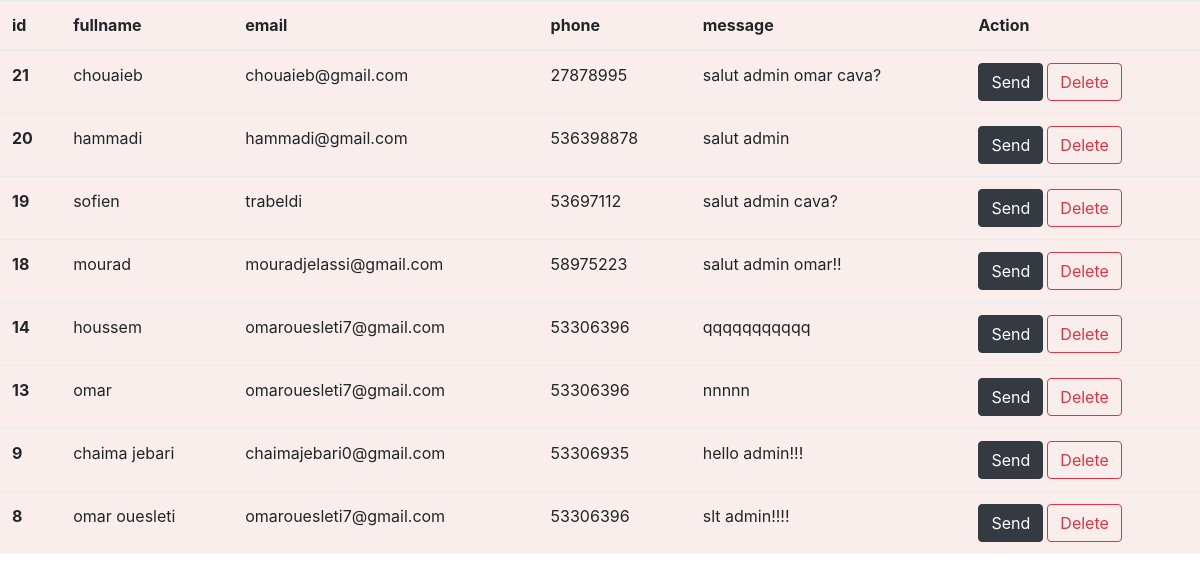
/listeContact.php, run on the app's committed database.
### tables this page shows
CREATE TABLE IF NOT EXISTS `contact` (
  `id` int(20) NOT NULL,
  `fullname` varchar(50) DEFAULT NULL,
  `phone` varchar(20) NOT NULL,
  `email` varchar(80) DEFAULT NULL,
  `message` varchar(300) DEFAULT NULL
);

### contact.php (called while the page is built, shortened)
<?php
Class Contact{
    public static function getContact() {
        $con = new PDO('mysql:host=localhost;dbname=test', 'root', '');
        $req = "select * from contact ORDER BY id DESC";
        $stmt = $con->query($req);
        $listeContact = $stmt->fetchAll(PDO::FETCH_ASSOC);
        return $listeContact;
    }
}

### listeContact.php (the view, shortened to what this page needs)
<?php
require_once './contact.php';
$listeContact = Contact::getContact();
?>
<!DOCTYPE html>
<html>
    <head>
        <link rel="stylesheet" type="text/css" href="vendor/bootstrap/css/bootstrap.min.css">
    </head>
    <body>
<center>
<table class="table" style="background-color: #F9EEEC;">
  <thead class="thead-dark">
    <tr>
      <th scope="col">id</th>
      <th scope="col">fullname</th>
      <th scope="col">email</th>
      <th scope="col">phone</th>
      <th scope="col">message</th>
      <th scope="col">Action</th>
    </tr>
  </thead>
  <tbody>
    <?php
    foreach ($listeContact as $contact) {
        $i=$contact['id'];
    echo'<tr>';
      echo'<th scope="row">'.$contact["id"] .'</th>';
      echo'<td>'.$contact["fullname"] .'</td>';
     echo' <td>'.$contact["email"] .'</td>';
      echo'<td>'.$contact["phone"] .'</td>';
      echo'<td>'.$contact["message"] .'</td>';
      echo '<td>';
      echo "<a href='sendmail/index.php/config.php' class='btn btn-dark mr-1'>Send</a>";
      echo "<a href='delete.php?id=$i' class='btn btn-outline-danger mr-1'>Delete</a>";
                echo '</td>';
   echo "</tr>";
     }
?>
  </tbody>
</table>
</center>
    </body>
</html>

### data on the page
contact: id "21", fullname "chouaieb", email "chouaieb@gmail.com", phone "27878995", message "salut admin omar cava?"
contact: id "20", fullname "hammadi", email "hammadi@gmail.com", phone "536398878", message "salut admin"
contact: id "19", fullname "sofien", email "trabeldi", phone "53697112", message "salut admin cava?"
contact: id "18", fullname "mourad", email "mouradjelassi@gmail.com", phone "58975223", message "salut admin omar!!"
contact: id "14", fullname "houssem", email "omarouesleti7@gmail.com", phone "53306396", message "qqqqqqqqqqq"
contact: id "13", fullname "omar", email "omarouesleti7@gmail.com", phone "53306396", message "nnnnn"
contact: id "9", fullname "chaima jebari", email "chaimajebari0@gmail.com", phone "53306935", message "hello admin!!!"
contact: id "8", fullname "omar ouesleti", email "omarouesleti7@gmail.com", phone "53306396", message "slt admin!!!!"
